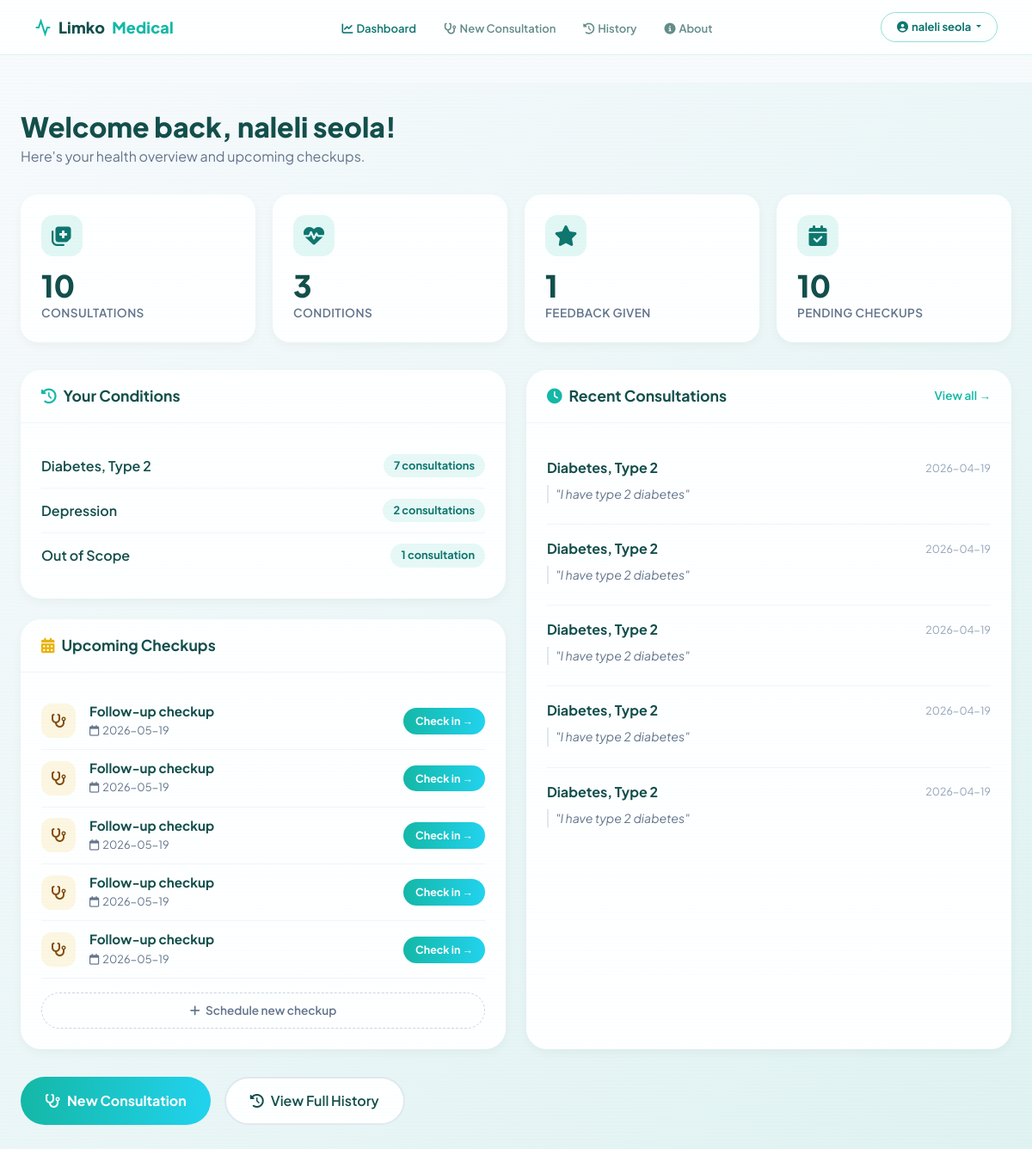
The app's page /dashboard (signed in) with its own data.
### tables this page shows
CREATE TABLE users (
                    user_id TEXT PRIMARY KEY,
                    email TEXT UNIQUE,
                    full_name TEXT,
                    password_hash TEXT,
                    age INTEGER,
                    gender TEXT,
                    created_at TIMESTAMP DEFAULT CURRENT_TIMESTAMP,
                    last_login TIMESTAMP
                );

CREATE TABLE checkups (
                    checkup_id INTEGER PRIMARY KEY AUTOINCREMENT,
                    user_id TEXT NOT NULL,
                    consultation_id INTEGER,
                    scheduled_date DATE,
                    status TEXT DEFAULT 'pending',
                    notes TEXT,
                    created_at TIMESTAMP DEFAULT CURRENT_TIMESTAMP, feeling TEXT, severity INTEGER, medication_adherence TEXT,
                    FOREIGN KEY (user_id) REFERENCES users(user_id),
                    FOREIGN KEY (consultation_id) REFERENCES consultations(consultation_id)
                );

CREATE TABLE consultations (
                    consultation_id INTEGER PRIMARY KEY AUTOINCREMENT,
                    user_id TEXT NOT NULL,
                    symptoms TEXT NOT NULL,
                    predicted_condition TEXT NOT NULL,
                    confidence REAL NOT NULL,
                    recommendations TEXT,
                    created_at TIMESTAMP DEFAULT CURRENT_TIMESTAMP, user_diagnosis TEXT, diagnosis_agreement TEXT,
                    FOREIGN KEY (user_id) REFERENCES users(user_id)
                );

### web/routes.py (the view)
@main_bp.route('/dashboard')
@login_required
def dashboard():
    history_service = get_history_service()
    auth_service = get_auth_service()
    user_id = session['user_id']
    user = auth_service.get_user_profile(user_id)
    consultations = history_service.get_user_history(user_id, limit=10)
    checkups = history_service.get_upcoming_checkups(user_id)
    previous_conditions = history_service.get_previous_conditions(user_id)
    stats = history_service.get_user_stats(user_id)
    return render_template('dashboard.html',
                           user=user,
                           consultations=consultations,
                           checkups=checkups,
                           previous_conditions=previous_conditions,
                           stats=stats)

### web/routes.py (called while the page is built)
def login_required(f):
    @wraps(f)
    def decorated_function(*args, **kwargs):
        if 'user_id' not in session:
            flash('Please sign in to access this page.', 'error')
            return redirect(url_for('main.login'))
        return f(*args, **kwargs)
    return decorated_function

def get_history_service():
    if not hasattr(current_app, '_history'):
        current_app._history = HistoryService()
    return current_app._history

def get_auth_service():
    if not hasattr(current_app, '_auth'):
        current_app._auth = AuthService()
    return current_app._auth

### web/services/auth_service.py (called while the page is built)
    def get_user_profile(self, user_id):
        with sqlite3.connect(self.db_path) as conn:
            cursor = conn.cursor()
            cursor.execute('''
                SELECT user_id, email, full_name, age, gender, created_at, last_login
                FROM users WHERE user_id = ?
            ''', (user_id,))
            row = cursor.fetchone()
            if row:
                return {
                    'user_id': row[0],
                    'email': row[1],
                    'full_name': row[2],
                    'age': row[3],
                    'gender': row[4],
                    'created_at': row[5],
                    'last_login': row[6]
                }
            return None

### web/services/history_service.py (called while the page is built)
    def get_previous_conditions(self, user_id):
        with sqlite3.connect(self.db_path) as conn:
            cursor = conn.cursor()
            cursor.execute('''
                SELECT DISTINCT predicted_condition, COUNT(*) as count, MAX(created_at)
                FROM consultations
                WHERE user_id = ?
                GROUP BY predicted_condition
                ORDER BY MAX(created_at) DESC
            ''', (user_id,))
            return [{'condition': row[0], 'count': row[1]} for row in cursor.fetchall()]

### web/templates/dashboard.html (shortened to what this page needs)
{% extends "base.html" %}
{% block navbar %}
<nav class="main-nav" style="margin-bottom:2rem;">
    <a href="{{ url_for('main.dashboard') }}" class="main-nav-logo">
        <svg viewBox="0 0 24 24" fill="none" stroke="#14b8a6" stroke-width="2.5">
            <polyline points="22 12 18 12 15 21 9 3 6 12 2 12"/>
        </svg>
        Limko<span>Medical</span>
    </a>
    <ul class="main-nav-links">
        <li><a href="{{ url_for('main.dashboard') }}" class="{% if request.endpoint == 'main.dashboard' %}active{% endif %}"><i class="fas fa-chart-line me-1"></i>Dashboard</a></li>
        <li><a href="{{ url_for('main.predict') }}" class="{% if request.endpoint == 'main.predict' %}active{% endif %}"><i class="fas fa-stethoscope me-1"></i>New Consultation</a></li>
        <li><a href="{{ url_for('main.history') }}" class="{% if request.endpoint == 'main.history' %}active{% endif %}"><i class="fas fa-history me-1"></i>History</a></li>
        <li><a href="{{ url_for('main.about') }}" class="{% if request.endpoint == 'main.about' %}active{% endif %}"><i class="fas fa-info-circle me-1"></i>About</a></li>
    </ul>
    <div class="main-nav-actions">
        {% if user %}
        <div class="dropdown">
            <button class="nav-btn-ghost dropdown-toggle" type="button" id="userDropdown" data-bs-toggle="dropdown" aria-expanded="false">
                <i class="fas fa-user-circle me-1"></i>{{ user.full_name or user.email.split('@')[0] }}
            </button>
        </div>
        {% else %}
        <a href="{{ url_for('main.login') }}" class="nav-btn-ghost">Sign in</a>
        <a href="{{ url_for('main.predict') }}" class="nav-btn-fill">Get started</a>
        {% endif %}
    </div>
</nav>
{% endblock %}
{% block content %}
{% set ns = namespace(confirmed=0,accepted=0,overridden=0,conflict=0,with_diag=0) %}
{% for c in consultations %}
    {% if c.user_diagnosis %}
        {% set ns.with_diag = ns.with_diag + 1 %}
        {% if c.diagnosis_agreement == 'confirmed'  %}{% set ns.confirmed  = ns.confirmed  + 1 %}{% endif %}
        {% if c.diagnosis_agreement == 'accepted'   %}{% set ns.accepted   = ns.accepted   + 1 %}{% endif %}
        {% if c.diagnosis_agreement == 'overridden' %}{% set ns.overridden = ns.overridden + 1 %}{% endif %}
        {% if c.diagnosis_agreement == 'conflict'   %}{% set ns.conflict   = ns.conflict   + 1 %}{% endif %}
    {% endif %}
{% endfor %}
{% set conflict_consultations = consultations | selectattr('diagnosis_agreement','equalto','conflict') | list %}
<div class="dashboard-page">
  <div class="dashboard-container">
    <div class="welcome-header">
      <h1>Welcome back, {{ user.full_name or user.email.split('@')[0] }}!</h1>
      <p>Here's your health overview and upcoming checkups.</p>
    </div>
    <div class="stats-grid">
      <div class="stat-card">
        <div class="stat-icon"><i class="fas fa-notes-medical"></i></div>
        <div class="stat-value">{{ stats.total_consultations }}</div>
        <div class="stat-label">Consultations</div>
      </div>
      <div class="stat-card">
        <div class="stat-icon"><i class="fas fa-heartbeat"></i></div>
        <div class="stat-value">{{ stats.conditions_treated }}</div>
        <div class="stat-label">Conditions</div>
      </div>
      <div class="stat-card">
        <div class="stat-icon"><i class="fas fa-star"></i></div>
        <div class="stat-value">{{ stats.feedback_given }}</div>
        <div class="stat-label">Feedback Given</div>
      </div>
      <div class="stat-card">
        <div class="stat-icon"><i class="fas fa-calendar-check"></i></div>
        <div class="stat-value">{{ stats.pending_checkups }}</div>
        <div class="stat-label">Pending Checkups</div>
      </div>
    </div>
    <div class="dashboard-grid">
      <div>
        <div class="dashboard-card" style="margin-bottom:1.5rem;">
          <div class="card-header">
            <h3><i class="fas fa-history me-2" style="color:#14b8a6;"></i>Your Conditions</h3>
          </div>
          <div class="card-body">
            {% if previous_conditions %}
              {% for cond in previous_conditions %}
              <div class="condition-item">
                <span class="condition-name">{{ cond.condition }}</span>
                <span class="condition-count">{{ cond.count }} consultation{{ 's' if cond.count > 1 }}</span>
              </div>
              {% endfor %}
            {% else %}
              <div class="empty-state"><i class="fas fa-clipboard-list"></i><p>No conditions recorded yet.<br>Start a consultation to get started.</p></div>
            {% endif %}
          </div>
        </div>
        <div class="dashboard-card">
          <div class="card-header">
            <h3><i class="fas fa-calendar-alt me-2" style="color:#eab308;"></i>Upcoming Checkups</h3>
          </div>
          <div class="card-body">
            {% if checkups %}
              {% for checkup in checkups %}
              <div class="checkup-item">
                <div class="checkup-icon"><i class="fas fa-stethoscope"></i></div>
                <div class="checkup-info">
                  <h4>Follow-up checkup</h4>
                  <p><i class="far fa-calendar me-1"></i>{{ checkup.scheduled_date }}</p>
                </div>
                <button class="checkup-action-btn" onclick="openCheckupModal('{{ checkup.checkup_id }}','{{ checkup.scheduled_date }}')">Check in →</button>
              </div>
              {% endfor %}
            {% else %}
              <div class="empty-state"><i class="fas fa-calendar"></i><p>No upcoming checkups.<br>Schedule one after your next consultation!</p></div>
            {% endif %}
            <div style="margin-top:1rem;text-align:center;">
              <button onclick="openNewCheckupModal()" style="background:none;border:1.5px dashed #cbd5e1;color:#64748b;padding:10px 20px;border-radius:50px;font-size:0.85rem;font-weight:600;cursor:pointer;width:100%;transition:all .2s;" onmouseover="this.style.borderColor='#14b8a6';this.style.color='#0f766e';" onmouseout="this.style.borderColor='#cbd5e1';this.style.color='#64748b';">
                <i class="fas fa-plus me-1"></i> Schedule new checkup
              </button>
            </div>
          </div>
        </div>
      </div>
      <div class="dashboard-card">
        <div class="card-header">
          <h3><i class="fas fa-clock me-2" style="color:#14b8a6;"></i>Recent Consultations</h3>
          <a href="{{ url_for('main.history') }}">View all →</a>
        </div>
        <div class="card-body">
          {% if consultations %}
            {% for consult in consultations[:5] %}
            <div class="consultation-item">
              <div class="consultation-meta">
                <span class="consultation-condition">{{ consult.condition }}</span>
                <!--{% set cl = 'High' if consult.confidence >= 0.7 else ('Moderate' if consult.confidence >= 0.5 else 'Low') %}
                <span class="consultation-date">{{ consult.created_at[:10] }}</span>
              </div>
              <div class="consultation-symptoms">"{{ consult.symptoms[:100] }}{% if consult.symptoms|length > 100 %}...{% endif %}"</div>
            </div>
            {% endfor %}
          {% else %}
            <div class="empty-state"><i class="fas fa-notes-medical"></i><p>No consultations yet.<br>Start your first consultation now!</p></div>
          {% endif %}
        </div>
      </div>
    </div>
    <div class="action-buttons">
      <a href="{{ url_for('main.predict') }}" class="btn-primary-large"><i class="fas fa-stethoscope"></i> New Consultation</a>
      <a href="{{ url_for('main.history') }}" class="btn-secondary-large"><i class="fas fa-history"></i> View Full History</a>
    </div>
  </div>
</div>
{% endblock %}

### web/static/css/style.css (style rules this page uses)
:root { --background: #020c14; --foreground: #d6f0f8; --muted: rgba(0, 210, 255, 0.06); --muted-fg: #6ba3b8; --border: rgba(0, 210, 255, 0.18); --border-strong: rgba(0, 210, 255, 0.35); --primary: #00d2ff; --primary-strong: #00b8e0; --primary-fg: #020c14; --accent: #00ffcc; --destructive: #ff4a4a; --card: rgba(0, 20, 35, 0.72); --gradient-glow: linear-gradient(135deg, #00d2ff, #00ffcc); --shadow-glow: 0 0 40px rgba(0, 210, 255, 0.22), 0 0 80px rgba(0, 255, 204, 0.1); --shadow-card: 0 8px 32px rgba(0, 0, 0, 0.6), 0 0 0 1px rgba(0, 210, 255, 0.12); --radius: 14px; }
* { box-sizing: border-box; margin: 0; padding: 0; }
html, body { background: var(--background); color: var(--foreground); font-family: "Exo 2", "Segoe UI", system-ui, sans-serif; -webkit-font-smoothing: antialiased; min-height: 100vh; }
a { color: inherit; text-decoration: none; }
button { font-family: inherit; cursor: pointer; border: none; background: none; color: inherit; }
body::after { content: ""; position: fixed; inset: 0; background: repeating-linear-gradient( 0deg, transparent, transparent 2px, rgba(0, 210, 255, 0.012) 2px, rgba(0, 210, 255, 0.012) 4px ); pointer-events: none; z-index: 9999; }

### web/templates/base.html (style rules this page uses)
*, *::before, *::after { box-sizing: border-box; }
body { font-family: 'Plus Jakarta Sans', system-ui, sans-serif; background: #f8fafc; color: #134e4a; margin: 0; }
.main-nav { position: sticky; top: 0; z-index: 100; height: 64px; padding: 0 2.5rem; display: flex; align-items: center; justify-content: space-between; background: rgba(255,255,255,0.9); backdrop-filter: blur(14px); -webkit-backdrop-filter: blur(14px); border-bottom: 1px solid rgba(20,184,166,0.15); }
.main-nav-logo { display: flex; align-items: center; gap: 8px; font-size: 18px; font-weight: 800; color: #134e4a; text-decoration: none; letter-spacing: 0.01em; }
.main-nav-logo span { color: #14b8a6; }
.main-nav-logo svg { width: 20px; height: 20px; }
.main-nav-links { display: flex; gap: 2rem; list-style: none; margin: 0; padding: 0; }
.main-nav-links a { font-size: 13px; font-weight: 600; color: #134e4a; text-decoration: none; opacity: 0.65; transition: opacity 0.2s, color 0.2s; }
.main-nav-links a:hover, .main-nav-links a.active { opacity: 1; color: #0f766e; }
.main-nav-actions { display: flex; align-items: center; gap: 10px; }
.nav-btn-ghost { background: transparent; border: 1.5px solid rgba(20,184,166,0.45); color: #0f766e; padding: 7px 18px; border-radius: 50px; font-size: 13px; font-weight: 700; cursor: pointer; font-family: inherit; }

### records on screen
users: full_name "naleli seola"
checkups: scheduled_date "2026-05-19"
checkups: scheduled_date "2026-05-19"
checkups: scheduled_date "2026-05-19"
checkups: scheduled_date "2026-05-19"
checkups: scheduled_date "2026-05-19"
consultations: condition "Diabetes, Type 2", created_at "2026-04-19", symptoms "I have type 2 diabetes"
consultations: condition "Diabetes, Type 2", created_at "2026-04-19", symptoms "I have type 2 diabetes"
consultations: condition "Diabetes, Type 2", created_at "2026-04-19", symptoms "I have type 2 diabetes"
consultations: condition "Diabetes, Type 2", created_at "2026-04-19", symptoms "I have type 2 diabetes"
consultations: condition "Diabetes, Type 2", created_at "2026-04-19", symptoms "I have type 2 diabetes"

### other values on screen
{{ stats.total_consultations }} "10"
{{ stats.conditions_treated }} "3"
{{ stats.feedback_given }} "1"
{{ stats.pending_checkups }} "10"
{{ cond.condition }} "Diabetes, Type 2" "Depression" "Out of Scope"
{{ cond.count }} "7" "2" "1"
{{ 's' if cond.count > 1 }} "s" "s"
